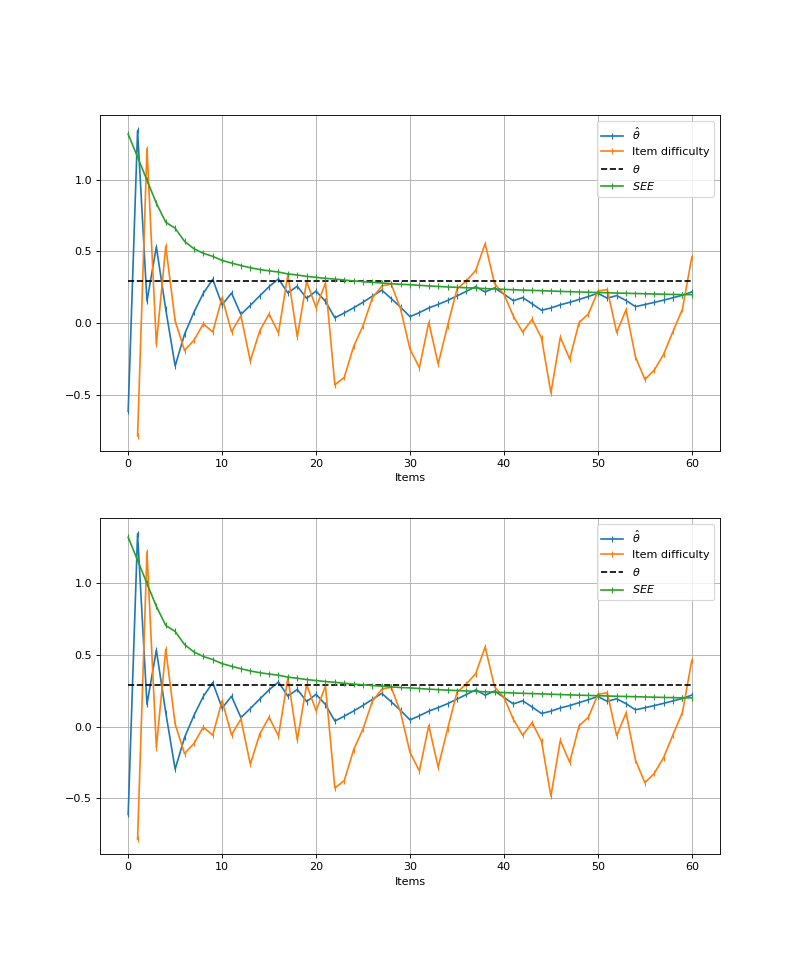

Write the Python code that produced this figure.
import matplotlib.pyplot as plt

from catsim import ItemBank
from catsim.estimation import NumericalSearchEstimator
from catsim.initialization import RandomInitializer
from catsim.plot import test_progress
from catsim.selection import MaxInfoSelector
from catsim.simulation import Simulator
from catsim.stopping import MinErrorStopper

figure, axes = plt.subplots(2, 1, figsize=(10, 12))

for ax in axes:
  item_bank = ItemBank.generate_item_bank(5000, seed=42)
  s = Simulator(item_bank, examinees=1, seed=42)
  s.simulate(RandomInitializer(), MaxInfoSelector(), NumericalSearchEstimator(), MinErrorStopper(0.2))
  test_progress(ax=ax, simulator=s, index=0, see=True, marker="|")
